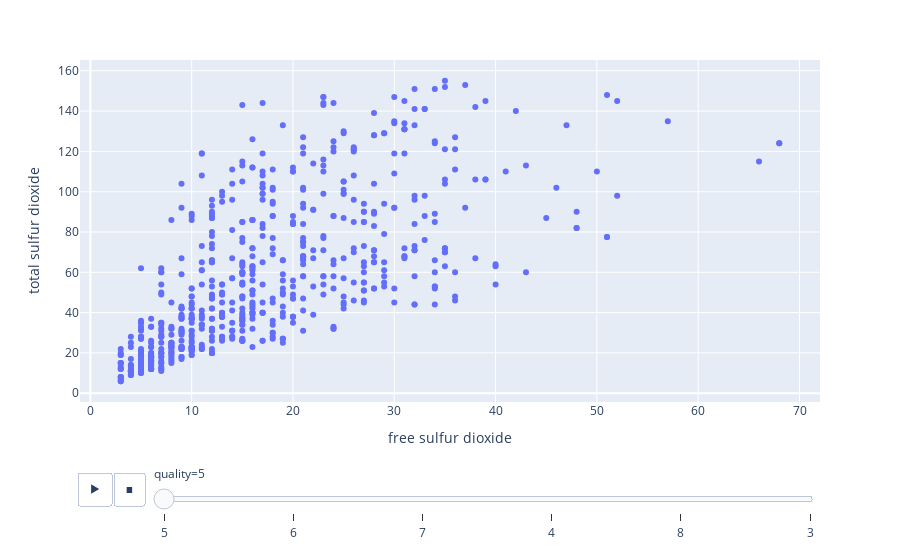

Source (notebook cell):
### Code cell
#График влияния свободного и общего содержания диоксида серы на качество
px.scatter(df, x="free sulfur dioxide", y="total sulfur dioxide",animation_frame="quality")

### Figure 1 — Plotly figure (JSON) as saved in the notebook; plotly's stock layout.template omitted (floating-point values rounded to 4 significant figures; data arrays with more than 128 entries replaced by an {"elided": "..."} marker saying what was removed)
{"data": [{"hovertemplate": "quality=5<br>free sulfur dioxide=%{x}<br>total sulfur dioxide=%{y}<extra></extra>", "legendgroup": "", "marker": {"color": "#636efa", "symbol": "circle"}, "mode": "markers", "name": "", "orientation": "v", "showlegend": false, "type": "scatter", "x": {"elided": "681 int values"}, "xaxis": "x", "y": {"elided": "681 float values"}, "yaxis": "y"}], "layout": {"legend": {"tracegroupgap": 0}, "margin": {"t": 60}, "sliders": [{"active": 0, "currentvalue": {"prefix": "quality="}, "len": 0.9, "pad": {"b": 10, "t": 60}, "steps": [{"args": [["5"], {"frame": {"duration": 0, "redraw": false}, "fromcurrent": true, "mode": "immediate", "transition": {"duration": 0, "easing": "linear"}}], "label": "5", "method": "animate"}, {"args": [["6"], {"frame": {"duration": 0, "redraw": false}, "fromcurrent": true, "mode": "immediate", "transition": {"duration": 0, "easing": "linear"}}], "label": "6", "method": "animate"}, {"args": [["7"], {"frame": {"duration": 0, "redraw": false}, "fromcurrent": true, "mode": "immediate", "transition": {"duration": 0, "easing": "linear"}}], "label": "7", "method": "animate"}, {"args": [["4"], {"frame": {"duration": 0, "redraw": false}, "fromcurrent": true, "mode": "immediate", "transition": {"duration": 0, "easing": "linear"}}], "label": "4", "method": "animate"}, {"args": [["8"], {"frame": {"duration": 0, "redraw": false}, "fromcurrent": true, "mode": "immediate", "transition": {"duration": 0, "easing": "linear"}}], "label": "8", "method": "animate"}, {"args": [["3"], {"frame": {"duration": 0, "redraw": false}, "fromcurrent": true, "mode": "immediate", "transition": {"duration": 0, "easing": "linear"}}], "label": "3", "method": "animate"}], "x": 0.1, "xanchor": "left", "y": 0, "yanchor": "top"}], "updatemenus": [{"buttons": [{"args": [null, {"frame": {"duration": 500, "redraw": false}, "fromcurrent": true, "mode": "immediate", "transition": {"duration": 500, "easing": "linear"}}], "label": "&#9654;", "method": "animate"}, {"args": [[null], {"frame": {"duration": 0, "redraw": false}, "fromcurrent": true, "mode": "immediate", "transition": {"duration": 0, "easing": "linear"}}], "label": "&#9724;", "method": "animate"}], "direction": "left", "pad": {"r": 10, "t": 70}, "showactive": false, "type": "buttons", "x": 0.1, "xanchor": "right", "y": 0, "yanchor": "top"}], "xaxis": {"anchor": "y", "domain": [0, 1], "title": {"text": "free sulfur dioxide"}}, "yaxis": {"anchor": "x", "domain": [0, 1], "title": {"text": "total sulfur dioxide"}}}}
